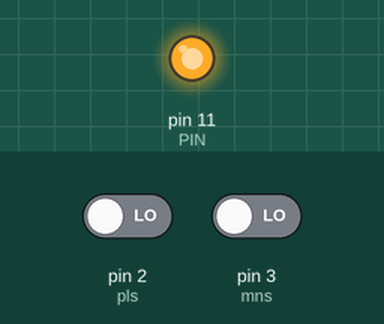
Simulated run of this sketch. Board: Arduino Uno, built with avr-gcc and run on an emulated ATmega328P. Shown: output pins drawn as LEDs (lit = HIGH). Dashed ring = blinking. Inputs (shaded band) come from the test bench; at power-on: pin 2 (pls) LOW, pin 3 (mns) LOW.

Above: at 0.6 s.
At 1.2 s:
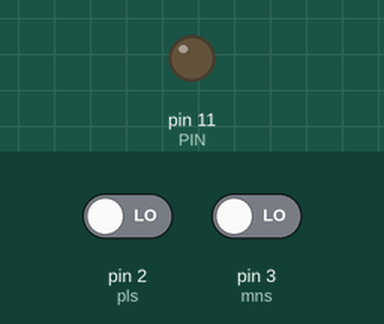
1.3 s: pin 2 (pls) driven HIGH
At 2.0 s:
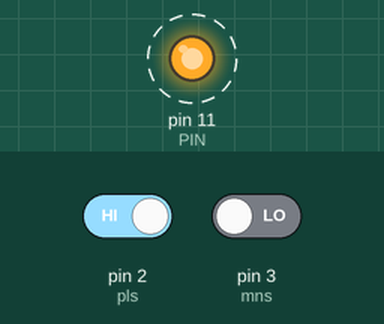
Timing chart, 0 to 9.0 s (numbered marks = the images above; inputs shaded):
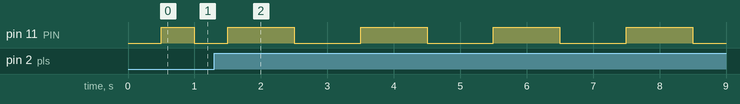

Measured:
- after the input at 1.3 s, pin 11 (PIN): alternates HIGH for 1.0 s and LOW for 1.0 s, starting after 1.2 s

The sketch:

pb2.ino
```cpp
#define PIN 11
#define pls 2
#define mns 3
int x=1;

void setup()
  {
    pinMode(PIN, OUTPUT);
    attachInterrupt(digitalPinToInterrupt(pls), zwd, RISING);
     attachInterrupt(digitalPinToInterrupt(mns), alil, RISING);
  }
void loop()
  {
    int state = 0;

  while(1) {
    if(state == 0) {
      digitalWrite(PIN , LOW);
      state = 1;
    }
    else {
      digitalWrite (PIN , HIGH) ;
      state = 0;
    }
    float  t=x*1000/2;
    delay(t);
  }}
void zwd()
{
if(x<10)
{x++;}
}
void alil ()
{
  if (x>1)
  {x--;}
}
```
